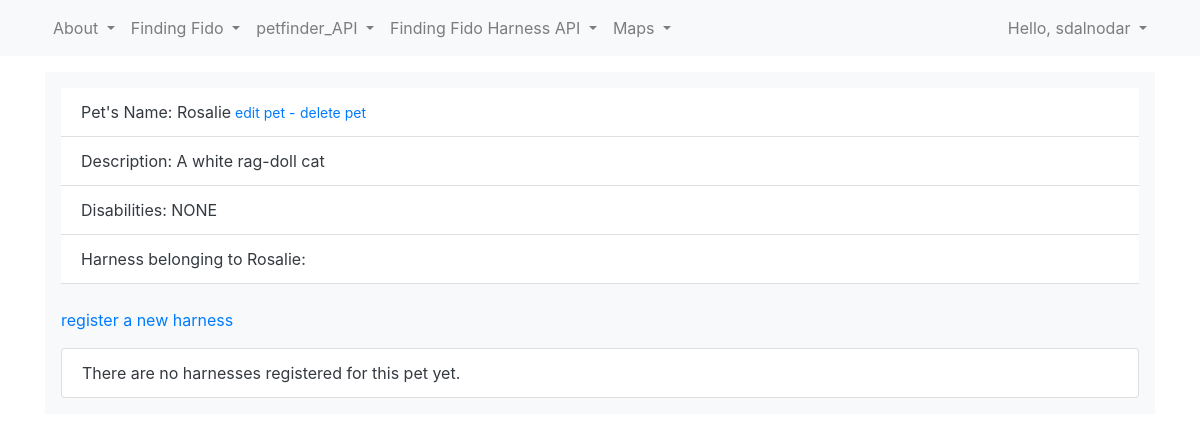
The app's page /pet/7/ (signed in) with its own data.
### ff_app/models.py (models this page shows)
class Pet(models.Model):
    name = models.CharField(max_length=50)
    date_added = models.DateTimeField(auto_now_add=True)
    description = models.CharField(max_length=200)
    disabilities = models.CharField(max_length=20, choices=DISABILITIES, default='none')
    owner = models.ForeignKey(User, on_delete = models.CASCADE)
    def __str__(self):
        return self.name

### ff_app/views.py (the view)
# urls.py: path('pet/<int:pet_id>/', views.pet, name='pet'),
@login_required
def pet(request, pet_id):
    pet = Pet.objects.get(id=pet_id)
    if pet.owner != request.user:
        return render(request, 'ff_app/wrong_pet.html')
    harnesses = pet.harness_set.order_by('-date_added')
    context = {'pet': pet, 'harnesses': harnesses}
    return render(request, 'ff_app/pet.html', context)

### ff_app/templates/ff_app/pet.html (shortened to what this page needs)
{% extends 'ff_app/base.html' %}
{% block content %}
	<ul class='list-group list-group-flush'>
		<li class='list-group-item'> Pet's Name: {{ pet }}<a href="{% url 'ff_app:edit_pet' pet.id %}"><small> edit pet -</small></a>
							 <a href="{% url 'ff_app:delete_pet' pet.id %}"><small> delete pet</small></a></li>
		<li class='list-group-item'>Description: {{ pet.description }}</li>
		<li class='list-group-item'>Disabilities: {{ pet.disabilities }}</li>
 		<li class='list-group-item'>Harness belonging to {{ pet }}:</li>
 	<p><a href="{% url 'ff_app:new_harness' pet.id %}">register a new harness</a></p>
  	<ul class='list-group'>
  	{% for harness in harnesses %}
		<li class='list-group-item'>
			<p>
				Harness ID: {{ harness.harnessID }} -
				Date Registered: {{ harness.date_added|date:'M d, Y H:i' }} -
				<a href="{% url 'ff_app:edit_harness' harness.id %}"><small>edit harness -</small></a>
				<a href="{% url 'ff_app:delete_harness' harness.id %}"><small> delete harness</small></a>
			</p>
    	</li>
  	{% empty %}
		<li class='list-group-item'>
			There are no harnesses registered for this pet yet.
    	</li>
  	{% endfor %}
  	</ul>
{% endblock content %}

### ff_app/templates/ff_app/base.html (shortened to what this page needs)
{% load bootstrap4 %}
<!DOCTYPE html>
<html lang='en'>
	<head>
   		{% bootstrap_css %}
	</head>
	<body>
    <nav class="navbar navbar-expand-lg fixed-top navbar-light bg-light">
      <div class="container">
		  <div id="navbar" class="navbar-collapse collapse">
			<ul class="nav navbar-nav">
				<li class="nav-item dropdown">
					<a class="nav-link dropdown-toggle" id="navbarDropdown" role="button" data-toggle="dropdown" aria-haspopup="true" aria-expanded="false">
						About
					</a>
				</li>
			</ul>
			<ul class="nav navbar-nav">
				<li class="nav-item dropdown">
					<a class="nav-link dropdown-toggle" id="navbarDropdown" role="button" data-toggle="dropdown" aria-haspopup="true" aria-expanded="false">
					Finding Fido
					</a>
				</li>
			</ul>
			<ul class="nav navbar-nav">
				<li class="nav-item dropdown">
					<a class="nav-link dropdown-toggle" id="navbarDropdown" role="button" data-toggle="dropdown" aria-haspopup="true" aria-expanded="false">
					petfinder_API
					</a>
				</li>
			</ul>
			<ul class="nav navbar-nav">
				<li class="nav-item dropdown">
					<a class="nav-link dropdown-toggle" id="navbarDropdown" role="button" data-toggle="dropdown" aria-haspopup="true" aria-expanded="false">
					Finding Fido Harness API
					</a>
				</li>
			</ul>
			<ul class="nav navbar-nav">
				<li class="nav-item dropdown">
					<a class="nav-link dropdown-toggle" id="navbarDropdown" role="button" data-toggle="dropdown" aria-haspopup="true" aria-expanded="false">
					Maps
					</a>
				</li>
			</ul>
		    <ul class="navbar-nav ml-auto">
		      {% if user.is_authenticated %}
				<li class="nav-item dropdown">
					<a class="nav-link dropdown-toggle" id="navbarDropdown" role="button" data-toggle="dropdown" aria-haspopup="true" aria-expanded="false">
					Hello, {{ user.username }}
					</a>
				</li>
		      {% else %}
		        <li class="nav-item"><a class="nav-link" href="{% url 'users:register' %}">register</a></li>
		        <li class="nav-item"><a class="nav-link" href="{% url 'users:login' %}">log in</a></li>
		      {% endif %}
		    </ul>
		  </div>
      </div>
    </nav>
    <div class="container">
      <div class="p-3 mb-2 bg-light text-dark">
        {% block content %}{% endblock content %}
      </div>
    </div>
	</body>
</html>

### records on screen
Pet: name "Rosalie", description "A white rag-doll cat", disabilities "NONE"

### other values on screen
{{ user.username }} "sdalnodar"
